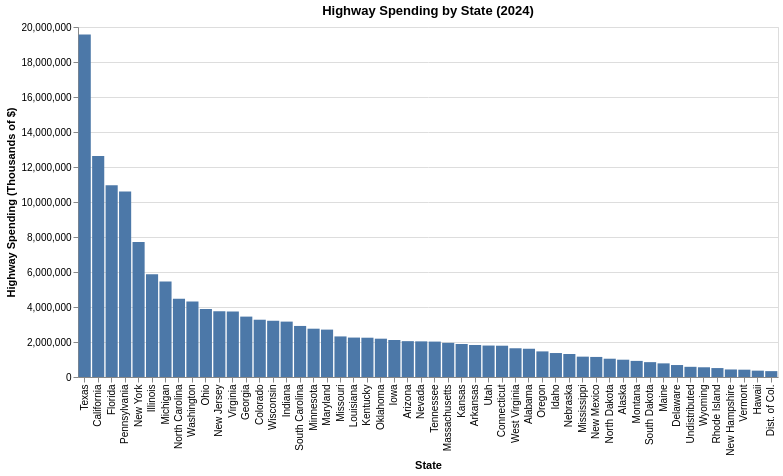

Notebook code cell kept with this figure:
### Code cell
spending_no_total = spending[spending["State"] != "Total"]

highway_chart = alt.Chart(spending_no_total).mark_bar().encode(
    x=alt.X("State:N", sort="-y", title="State"),
    y=alt.Y("capital_outlay:Q", title="Highway Spending (Thousands of $)"),
    tooltip=["State", "capital_outlay"]
).properties(
    title="Highway Spending by State (2024)",
    width=700,
    height=350
)

highway_chart

### Figure 1 — Vega-Lite specification as saved in the notebook (floating-point values rounded to 4 significant figures)
{"config": {"view": {"continuousWidth": 300, "continuousHeight": 300}}, "data": {"name": "data-1f534fb09eebf460091cc58fee18a794"}, "mark": {"type": "bar"}, "encoding": {"tooltip": [{"field": "State", "type": "nominal"}, {"field": "capital_outlay", "type": "quantitative"}], "x": {"field": "State", "sort": "-y", "title": "State", "type": "nominal"}, "y": {"field": "capital_outlay", "title": "Highway Spending (Thousands of $)", "type": "quantitative"}}, "height": 350, "title": "Highway Spending by State (2024)", "width": 700, "$schema": "https://vega.github.io/schema/vega-lite/v6.4.1.json", "datasets": {"data-1f534fb09eebf460091cc58fee18a794": [{"State": "Alabama", "capital_outlay": 1614638, "year": 2024}, {"State": "Alaska", "capital_outlay": 988555, "year": 2024}, {"State": "Arizona", "capital_outlay": 2047738, "year": 2024}, {"State": "Arkansas", "capital_outlay": 1829497, "year": 2024}, {"State": "California", "capital_outlay": 12627941, "year": 2024}, {"State": "Colorado", "capital_outlay": 3273195, "year": 2024}, {"State": "Connecticut", "capital_outlay": 1788371, "year": 2024}, {"State": "Delaware", "capital_outlay": 683788, "year": 2024}, {"State": "Dist. of Col.", "capital_outlay": 335829, "year": 2024}, {"State": "Florida", "capital_outlay": 10960980, "year": 2024}, {"State": "Georgia", "capital_outlay": 3451185, "year": 2024}, {"State": "Hawaii", "capital_outlay": 362917, "year": 2024}, {"State": "Idaho", "capital_outlay": 1369593, "year": 2024}, {"State": "Illinois", "capital_outlay": 5869991, "year": 2024}, {"State": "Indiana", "capital_outlay": 3165237, "year": 2024}, {"State": "Iowa", "capital_outlay": 2114971, "year": 2024}, {"State": "Kansas", "capital_outlay": 1885886, "year": 2024}, {"State": "Kentucky", "capital_outlay": 2245046, "year": 2024}, {"State": "Louisiana", "capital_outlay": 2253024, "year": 2024}, {"State": "Maine", "capital_outlay": 779373, "year": 2024}, {"State": "Maryland", "capital_outlay": 2708001, "year": 2024}, {"State": "Massachusetts", "capital_outlay": 1953312, "year": 2024}, {"State": "Michigan", "capital_outlay": 5454617, "year": 2024}, {"State": "Minnesota", "capital_outlay": 2759954, "year": 2024}, {"State": "Mississippi", "capital_outlay": 1163429, "year": 2024}, {"State": "Missouri", "capital_outlay": 2318687, "year": 2024}, {"State": "Montana", "capital_outlay": 920559, "year": 2024}, {"State": "Nebraska", "capital_outlay": 1313238, "year": 2024}, {"State": "Nevada", "capital_outlay": 2036427, "year": 2024}, {"State": "New Hampshire", "capital_outlay": 430276, "year": 2024}, {"State": "New Jersey", "capital_outlay": 3758308, "year": 2024}, {"State": "New Mexico", "capital_outlay": 1146467, "year": 2024}, {"State": "New York", "capital_outlay": 7710810, "year": 2024}, {"State": "North Carolina", "capital_outlay": 4471461, "year": 2024}, {"State": "North Dakota", "capital_outlay": 1045119, "year": 2024}, {"State": "Ohio", "capital_outlay": 3890260, "year": 2024}, {"State": "Oklahoma", "capital_outlay": 2189491, "year": 2024}, {"State": "Oregon", "capital_outlay": 1463289, "year": 2024}, {"State": "Pennsylvania", "capital_outlay": 10601140, "year": 2024}, {"State": "Rhode Island", "capital_outlay": 510795, "year": 2024}, {"State": "South Carolina", "capital_outlay": 2917204, "year": 2024}, {"State": "South Dakota", "capital_outlay": 849074, "year": 2024}, {"State": "Tennessee", "capital_outlay": 2023140, "year": 2024}, {"State": "Texas", "capital_outlay": 19569539, "year": 2024}, {"State": "Utah", "capital_outlay": 1797406, "year": 2024}, {"State": "Vermont", "capital_outlay": 418225, "year": 2024}, {"State": "Virginia", "capital_outlay": 3744328, "year": 2024}, {"State": "Washington", "capital_outlay": 4310688, "year": 2024}, {"State": "West Virginia", "capital_outlay": 1641732, "year": 2024}, {"State": "Wisconsin", "capital_outlay": 3214136, "year": 2024}, {"State": "Wyoming", "capital_outlay": 555787, "year": 2024}, {"State": "Undistributed", "capital_outlay": 581923, "year": 2024}]}}
